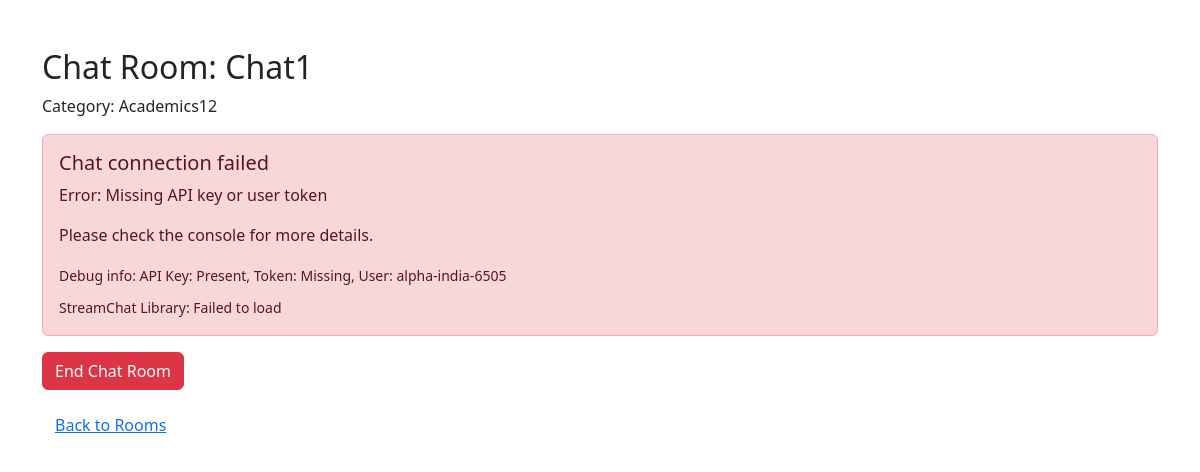
Page /peer/chat/3/ (signed in) on the earlier database version.
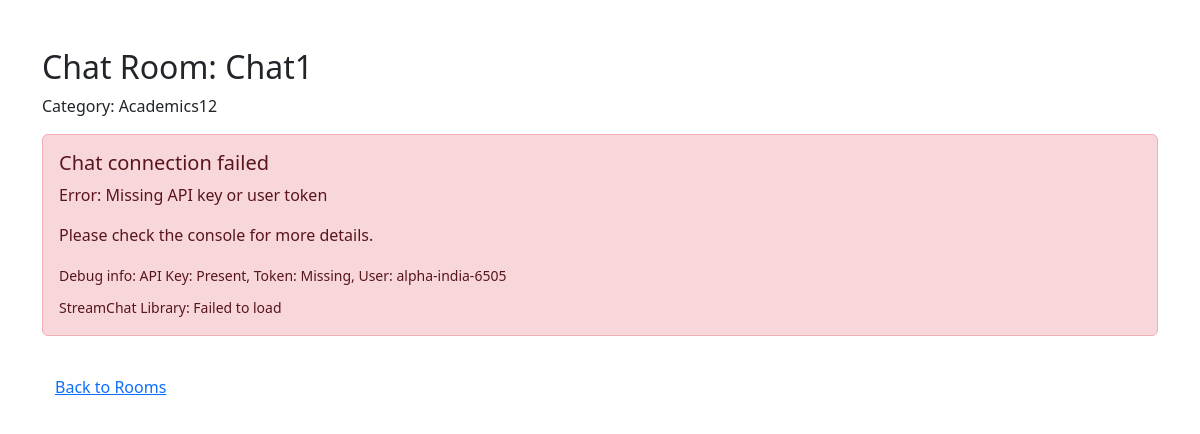
Same page on the later database version.
### sih_app/views.py (the view)
# urls.py: path('peer/chat/<int:room_id>/', views.peer_chat, name='peer_chat'),
def peer_chat(request, room_id):
	if not request.session.get('user_type'):
		return redirect('login')
	student = Student.objects.get(email=request.session['user_email'])
	room = get_object_or_404(ChatRoom, id=room_id)
	ChatRoomMembership.objects.get_or_create(room=room, student=student)
	is_creator = (room.creator == student)
	if not is_creator:
		try:
			add_user_to_channel(str(room.id), str(student.student_id))
		except Exception as e:
			print(f"Failed to add user to Stream channel: {e}")
	stream_token = generate_user_token(str(student.student_id))
	return render(request, 'peer_chat.html', {
		'room': room,
		'student': student,
		'is_creator': is_creator,
		'stream_api_key': settings.STREAM_API_KEY,
		'stream_token': stream_token,
	})

### sih_app/streamchat_api.py (called while the page is built)
def get_stream_client():
    return StreamChat(api_key=settings.STREAM_API_KEY, api_secret=settings.STREAM_API_SECRET)

def generate_user_token(student_id):
    client = get_stream_client()
    return client.create_token(student_id)

### sih_app/templates/peer_chat.html (shortened to what this page needs)
<!DOCTYPE html>
<html lang="en">
<head>
    <link rel="stylesheet" href="https://cdn.jsdelivr.net/npm/bootstrap@5.3.0/dist/css/bootstrap.min.css">
    <link href="https://unpkg.com/stream-chat-react@11.15.0/dist/css/v2/index.css" rel="stylesheet" />
</head>
<body>
    <div class="container mt-5">
        <h2>Chat Room: {{ room.name }}</h2>
        <p>Category: {{ room.category }}</p>
        <div id="stream-chat-root">
        </div>
        {% if is_creator and room.is_active %}
        <form method="post" action="{% url 'end_chat_room' room.id %}" class="mt-3">
            <button type="submit" class="btn btn-danger">End Chat Room</button>
        </form>
        {% endif %}
        <a href="{% url 'peer' %}" class="btn btn-link mt-3">Back to Rooms</a>
    </div>
</body>
</html>

Differences in the rows shown:
changed ChatRoom "Chat1": is_active True → False (drawn)
Other differences:
text no longer shown: "End Chat Room"
